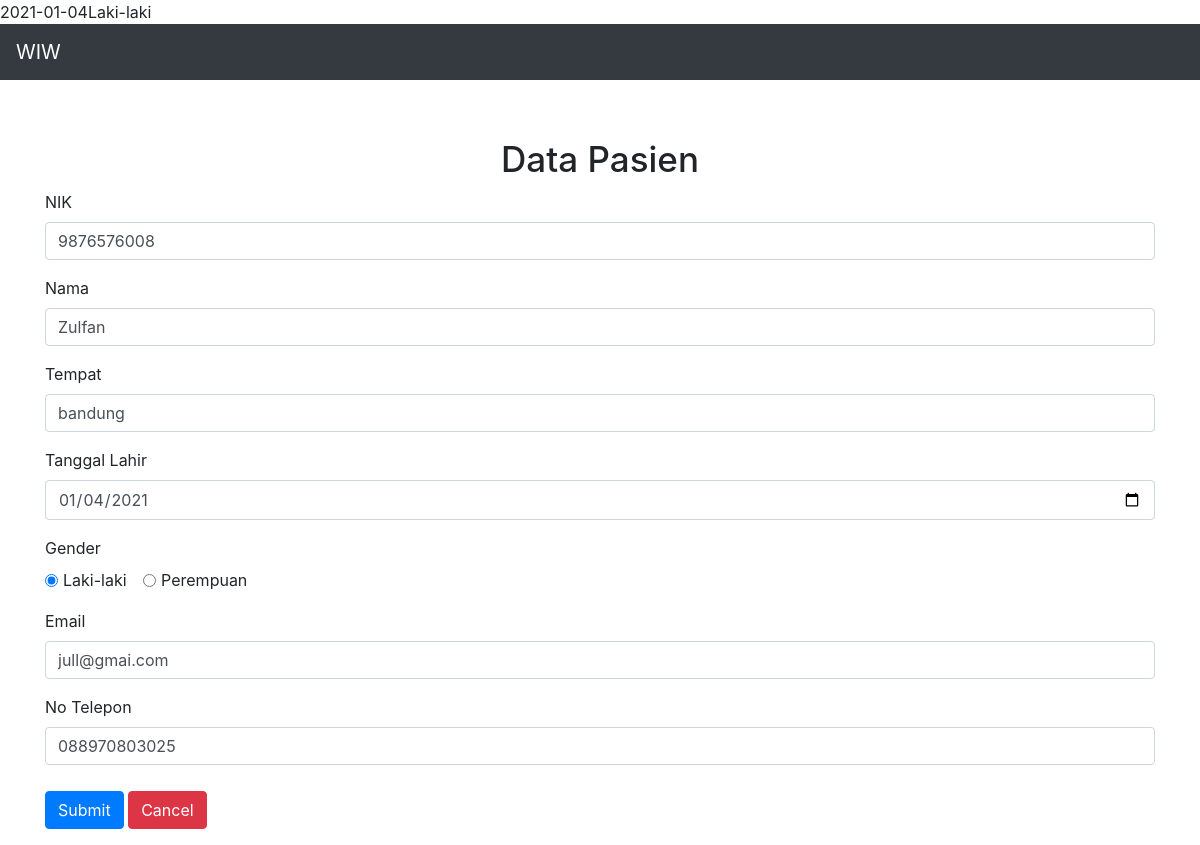
The page /edit.php?id_edit=5 on the database its author committed.
### tables this page shows
CREATE TABLE `pasien` (
  `id` int(11) NOT NULL,
  `nik` varchar(100) NOT NULL,
  `nama` varchar(100) NOT NULL,
  `tempat` varchar(100) NOT NULL,
  `tl` varchar(100) NOT NULL,
  `gender` varchar(10) NOT NULL,
  `email` varchar(100) NOT NULL,
  `telp` varchar(100) NOT NULL
);

### presenter/ProsesPasien.php (called while the page is built, shortened)
<?php
class ProsesPasien implements KontrakPresenter
{
	private $tabelpasien;
	private $data = [];
	function ProsesPasien()
	{
		try {
			$db_host = "localhost";
			$db_user = "root";
			$db_password = "";
			$db_name = "mvp_01";
			$this->tabelpasien = new TabelPasien($db_host, $db_user, $db_password, $db_name);
			$this->data = array();
		} catch (Exception $e) {
			echo "wiw error" . $e->getMessage();
		}
	}
	public function getWherePasien($id)
	{
		$this->tabelpasien->open();
		try{
			$this->tabelpasien->getWhere($id);
			$row = $this->tabelpasien->getResult();
			$pasien = new Pasien();
				$this->data[] = $row;
		}catch(Exception $e){
			echo " error " . $e->getMessage();
		}
	}
	function getGender($i)
	{
		return $this->data[$i]['gender'];
	}
}

### model/DB.class.php (called while the page is built, shortened)
<?php
class DB
{
	var $db_host = '';
	var $db_user = '';
	var $db_password = '';
	var $db_name = '';
	var $db_link = '';
	function DB($db_host = '', $db_user = '', $db_password = '', $db_name = '')
	{
		$this->db_host = $db_host;
		$this->db_user = $db_user;
		$this->db_password = $db_password;
		$this->db_name = $db_name;
	}
	function open()
	{
		$this->db_link = mysqli_connect($this->db_host, $this->db_user, $this->db_password, $this->db_name);
	}
	function execute($query = "")
	{
		$this->result = mysqli_query($this->db_link, $query);
		return $this->result;
	}
}

### model/TabelPasien.class.php (called while the page is built, shortened)
<?php
class TabelPasien extends DB
{
	function getWhere($id){
		$query = "SELECT * from pasien where id=$id";
		return $this->execute($query);
	}
}

### edit.php (the view, shortened to what this page needs)
<?php
include("model/Template.class.php");
include("model/DB.class.php");
include("model/Pasien.class.php");
include("model/TabelPasien.class.php");
$pasien = new ProsesPasien();
if(isset($_GET['id_hapus'])){
    $pasien->deleteDataPasien($_GET['id_hapus']);
    header('location:index.php');
}if(isset($_GET['id_edit'])){
    $pasien->getWherePasien($_GET['id_edit']);
    $gender = $pasien->getGender(0);
    echo $gender;
}if(isset($_GET['id_add'])){
    if(isset($_POST['submit'])){
        $pasien->addDataPasien($_POST);
        header('location:index.php');
    }
}
?>

### model/Template.class.php (shortened to what this page needs)
<?php
class Template{
	var $content = '';
	function Template($filename = ''){
		$this->content = implode('', @file($filename));
	}
	function clear(){
		$this->content = preg_replace("/DATA_[A-Z|_|0-9]+/", "", $this->content);
	}
	function write(){
		print $this->content;
	}
	function replace($old = '', $new = ''){
		if(is_int($new)){
			$value = sprintf("%d", $new);
		}elseif(is_float($new)){
			$value = sprintf("%f", $new);
		}elseif(is_array($new)){
			$value = '';
			foreach( $new as $item){
				$value .= $item. '';
			}
		}else{
			$value = $new;
		}
		$this->content = preg_replace("/$old/",  $value, $this->content);
	}
}

### rows shown on the page
pasien: gender "Laki-laki", nik "9876576008", nama "Zulfan", tempat "bandung", tl "01/04/2021", gender "☑ Laki-laki ☐ Perempuan", email "jull@gmai.com", telp "088970803025"
